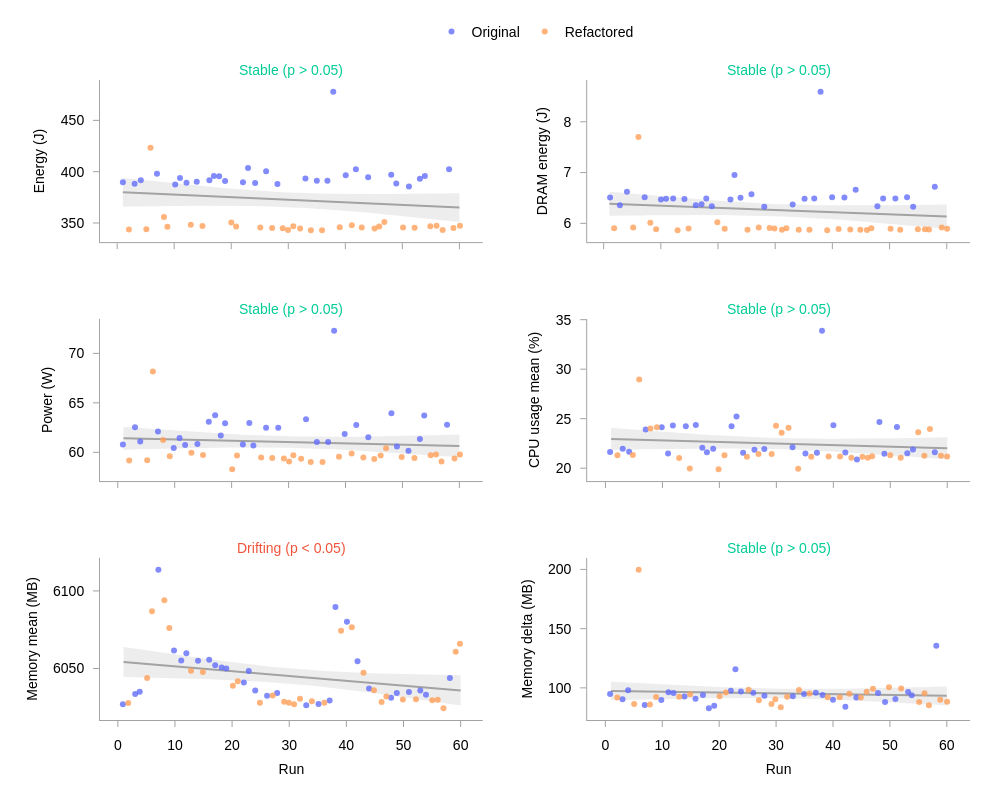
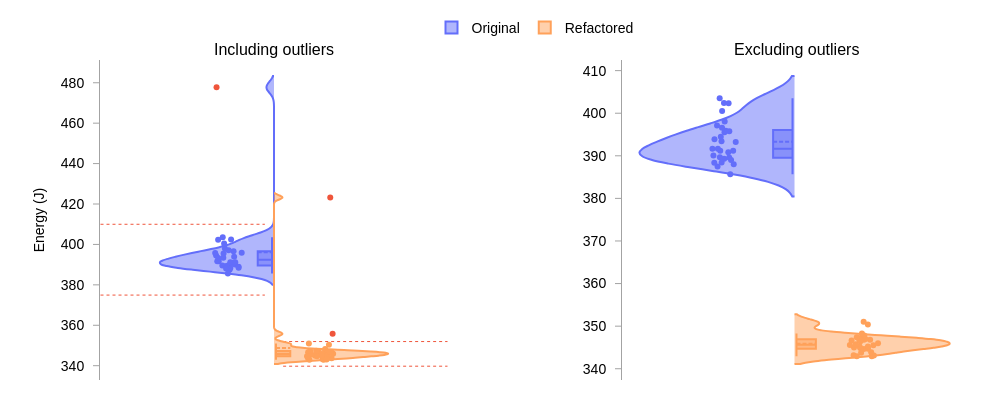

Write notebook code for charts like these, in order.
### Code cell
save = True
col_fig, dist_fig = check_instance(instance_id=to_str_id(5))
if save:
    col_fig.write_image(os.path.join(FIGURES_DIR, f"analysis_stable.pdf"))
    dist_fig.write_image(os.path.join(FIGURES_DIR, f"analysis_dist.pdf"))
